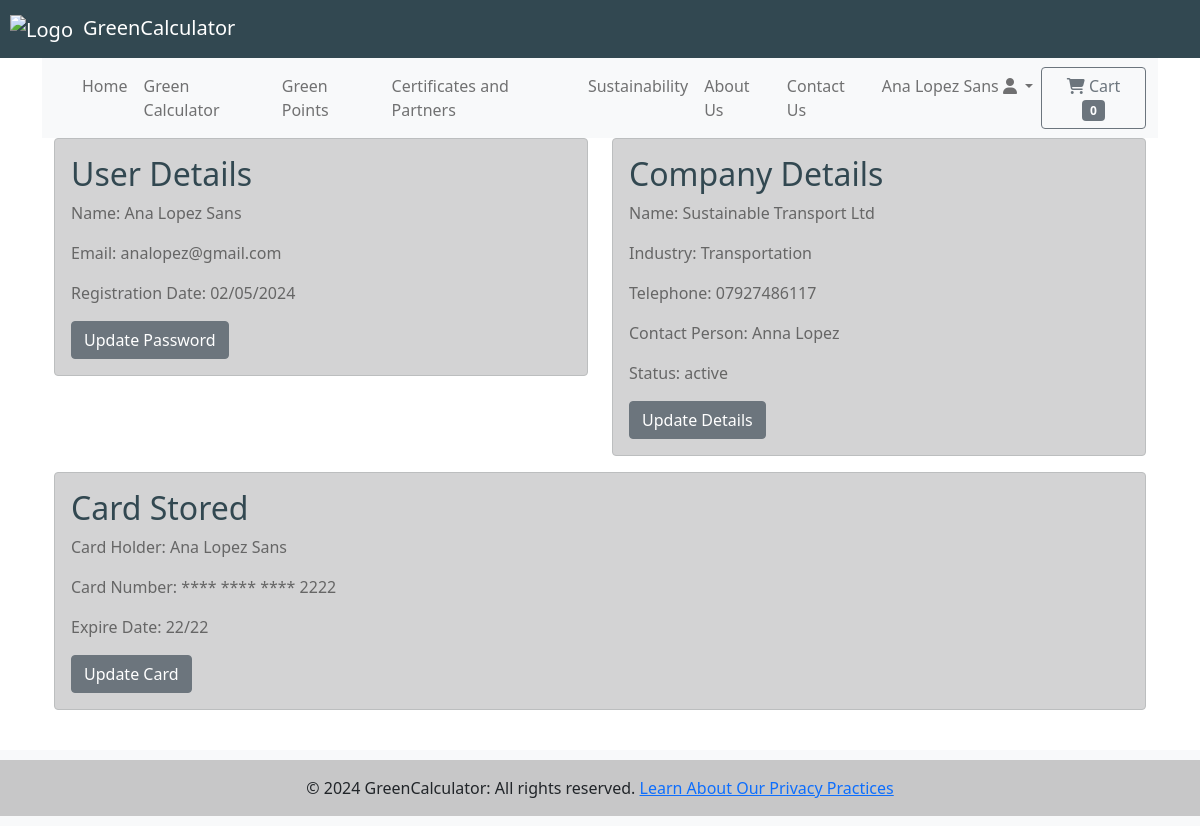
The page /user.php (signed in) on the database its author committed.
### tables this page shows
CREATE TABLE `companies` (
  `company_id` int(10) UNSIGNED NOT NULL,
  `company_name` varchar(100) NOT NULL,
  `industry` varchar(50) NOT NULL,
  `telephone_number` varchar(20) NOT NULL,
  `contact_person` varchar(100) NOT NULL,
  `status` enum('active','inactive','deactivated') NOT NULL,
  `user_id` int(10) UNSIGNED NOT NULL
);

CREATE TABLE `users` (
  `user_id` int(10) UNSIGNED NOT NULL,
  `first_name` varchar(20) NOT NULL,
  `last_name` varchar(40) NOT NULL,
  `email` varchar(60) NOT NULL,
  `password_hash` varchar(256) NOT NULL,
  `card_number` varchar(20) NOT NULL,
  `exp_month` varchar(2) NOT NULL,
  `exp_year` int(4) NOT NULL,
  `cvv` int(4) DEFAULT NULL,
  `reg_date` datetime NOT NULL,
  `temp_pass` tinyint(1) DEFAULT 0
);

### user.php (the view, shortened to what this page needs)
<?php
require('connect_db.php');
include('header.php');
$user_id = $_SESSION['user_id'];
$query = "SELECT u.*, c.company_id, c.company_name, c.industry, c.telephone_number, c.contact_person, c.status,
        u.first_name, u.last_name, u.email, u.card_number, u.exp_month, u.exp_year, u.temp_pass, u.cvv
        FROM users u
        LEFT JOIN companies c ON u.user_id = c.user_id
        WHERE u.user_id = ?";
$stmt = mysqli_prepare($link, $query);
mysqli_stmt_bind_param($stmt, 'i', $user_id);
if (!mysqli_stmt_execute($stmt)) {
    echo "Error executing statement: " . mysqli_error($link);
    exit;
}
$result = mysqli_stmt_get_result($stmt);
$row = mysqli_fetch_assoc($result);
if (!$row) {
    echo "<p>No user details found. Please check your database and query.</p>";
    exit;
} else {
    $user_name = ($row['first_name'] ?? 'N/A') . ' ' . ($row['last_name'] ?? 'N/A');
    $reg_date = new DateTime($row["reg_date"]);
    $cardHolder = htmlspecialchars($row['first_name'] . ' ' . $row['last_name']);
    $cardNumber = isset($row['card_number']) ? '**** **** **** ' . substr(htmlspecialchars($row['card_number']), -4) : 'Not Available';
    $expireDate = isset($row['exp_month'], $row['exp_year']) ? htmlspecialchars($row['exp_month']) . '/' . htmlspecialchars($row['exp_year']) : 'Not Available';
    $companyName = !empty($row['company_name']) ? htmlspecialchars($row['company_name']) : 'N/A';
    $industry = !empty($row['industry']) ? htmlspecialchars($row['industry']) : 'N/A';
    $telephoneNumber = !empty($row['telephone_number']) ? htmlspecialchars($row['telephone_number']) : 'N/A';
    $contactPerson = !empty($row['contact_person']) ? htmlspecialchars($row['contact_person']) : 'N/A';
    $status = !empty($row['status']) ? htmlspecialchars($row['status']) : 'N/A';
    $email = !empty($row['email']) ? htmlspecialchars($row['email']) : 'N/A';
}
include('navigation_map.php');
?>
<!doctype html>
<html lang="en">
    <body>
    <div class="container">
        <div class="row">
            <div class="col-md-6">
                <div class="alert alert-dark" role="alert">
                    <h2>User Details</h2>
                    <p>Name: <?= $user_name ?></p>
                    <p>Email: <?= $email ?></p>
                    <p>Registration Date: <?= isset($reg_date) ? $reg_date->format('d/m/Y') : 'N/A' ?></p>
                    <button type="button" class="btn btn-secondary btn-block" data-bs-toggle="modal" data-bs-target="#updatePasswordModal">
                        Update Password
                    </button>
                </div>
            </div>
            <div class="col-md-6">
                <div class="alert alert-dark" role="alert">
                    <h2>Company Details</h2>
                    <p>Name: <?= $companyName ?></p>
                    <p>Industry: <?= $industry ?></p>
                    <p>Telephone: <?= $telephoneNumber ?></p>
                    <p>Contact Person: <?= $contactPerson ?></p>
                    <p>Status: <?= $status ?></p>
                    <button type="button" class="btn btn-secondary btn-block" data-bs-toggle="modal" data-bs-target="#updateCompanyModal">
                        Update Details
                    </button>
                </div>
            </div>
            <div class="col-md-12">
                <div class="alert alert-dark" role="alert">
                    <h2>Card Stored</h2>
                    <p>Card Holder: <?= $cardHolder ?></p>
                    <p>Card Number: <?= $cardNumber ?></p>
                    <p>Expire Date: <?= $expireDate ?></p>
                    <button type="button" class="btn btn-secondary btn-block" data-bs-toggle="modal" data-bs-target="#updateCardModal">
                        Update Card
                    </button>
                </div>
            </div>
        </div>
    </div>
        <?php include('footer.php');?>
    </body>
</html>

### styles.css (style rules this page uses)
body { font-family: Arial, sans-serif; line-height: 1.6; margin: 0; padding: 0px; background-color: #f4f9f4; height: 100%; padding: 0; }
html { height: 100%; margin: 0; padding: 0; }
h1, h2 { color: #324851; }
p, li { color: #666; }
.alert { color: #0a0a0a; background-color: #f4f9f4; border-color: #0a0a0a; }
.btn { background-color: #4CAF50; color: white; padding: 14px 20px; border: none; border-radius: 4px; cursor: pointer; }

### header.php (style rules this page uses)
body { background-color: #f4f9f4; }

### rows shown on the page
companies: user.last_name "Ana Lopez Sans", user.email "analopez@gmail.com", user.reg_date "02/05/2024", company_name "Sustainable Transport Ltd", industry "Transportation", telephone_number "07927486117", contact_person "Anna Lopez", status "active", user.card_number "**** **** **** 2222", user.exp_year "22/22"

### other values the page prints
$_SESSION['first_name'] "Ana"
$_SESSION['last_name'] "Lopez Sans"
$num_items_in_cart "0"
